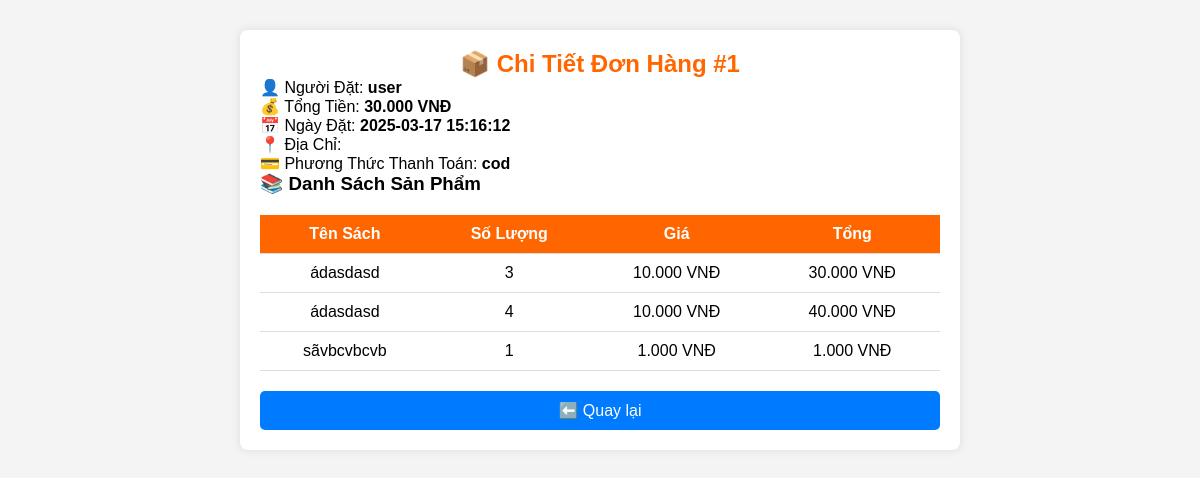
The page /index.php?action=view_order_detail&id=1 (signed in) on the database its author committed.
### tables this page shows
CREATE TABLE `orders` (
  `id` int NOT NULL,
  `user_id` int DEFAULT NULL,
  `full_name` varchar(255) NOT NULL,
  `email` varchar(255) NOT NULL,
  `phone` varchar(20) NOT NULL,
  `shipping_address` text NOT NULL,
  `payment_method` enum('cod','bank_transfer','credit_card') NOT NULL,
  `total_price` decimal(10,2) DEFAULT NULL,
  `status` enum('pending','completed','cancelled') DEFAULT 'pending',
  `created_at` timestamp NULL DEFAULT CURRENT_TIMESTAMP,
  `total_amount` decimal(10,2) NOT NULL
);

CREATE TABLE `users` (
  `id` int NOT NULL,
  `username` varchar(50) NOT NULL,
  `password` varchar(255) NOT NULL,
  `email` varchar(100) NOT NULL,
  `role` enum('admin','user') DEFAULT 'user',
  `created_at` timestamp NULL DEFAULT CURRENT_TIMESTAMP
);

CREATE TABLE `order_details` (
  `id` int NOT NULL,
  `order_id` int DEFAULT NULL,
  `book_id` int DEFAULT NULL,
  `quantity` int DEFAULT NULL,
  `price` decimal(10,2) DEFAULT NULL
);

CREATE TABLE `books` (
  `id` int NOT NULL,
  `title` varchar(255) NOT NULL,
  `author` varchar(100) NOT NULL,
  `price` decimal(10,2) NOT NULL,
  `description` text,
  `image` varchar(255) DEFAULT NULL,
  `created_at` timestamp NULL DEFAULT CURRENT_TIMESTAMP,
  `category_id` int DEFAULT NULL
);

### app/controllers/OrderController.php (called while the page is built, shortened)
<?php
require_once __DIR__ . '/../models/Order.php';
class OrderController {
    private $conn;
    public function __construct() {
        $database = new Database();
        $this->conn = $database->getConnection();
    }
    public function getOrderDetailsByOrderId($orderId) {
        $query = "SELECT order_details.*, books.title AS book_title
                  FROM order_details
                  JOIN books ON order_details.book_id = books.id
                  WHERE order_details.order_id = ?";
        $stmt = $this->conn->prepare($query);
        $stmt->execute([$orderId]);
        return $stmt->fetchAll(PDO::FETCH_ASSOC);
    }
    public function getOrderById($orderId) {
        require_once __DIR__ . '/../models/Order.php';
        $orderModel = new Order();
        return $orderModel->getOrderById($orderId);
    }
    public function viewOrderDetail() {
        require_once __DIR__ . '/../models/Order.php';
        include __DIR__ . '/../views/orders/order_detail.php';
    }
}
?>

### public/index.php (called while the page is built, shortened)
<?php
require_once __DIR__ . '/../routes/web.php';
?>

### app/models/Database.php (called while the page is built, shortened)
<?php
class Database {
    private $host = "localhost";
    private $db_name = "bookstore";
    private $username = "root";
    private $password = "";
    public function getConnection() {
        $this->conn = null;
        try {
            $this->conn = new PDO("mysql:host=" . $this->host . ";dbname=" . $this->db_name, $this->username, $this->password);
            $this->conn->setAttribute(PDO::ATTR_ERRMODE, PDO::ERRMODE_EXCEPTION);
        } catch (PDOException $exception) {
            echo "Connection error: " . $exception->getMessage();
        }
        return $this->conn;
    }
}
?>

### app/models/Order.php (called while the page is built, shortened)
<?php
require_once 'Database.php';
class Order {
    private $conn;
    public function __construct() {
        $database = new Database();
        $this->conn = $database->getConnection();
    }
    public function getOrderById($order_id) {
        $query = "SELECT orders.*, users.username FROM orders
                  JOIN users ON orders.user_id = users.id
                  WHERE orders.id = ?";
        $stmt = $this->conn->prepare($query);
        $stmt->execute([$order_id]);
        return $stmt->fetch(PDO::FETCH_ASSOC);
    }
}
?>

### app/views/orders/order_detail.php (the view, shortened to what this page needs)
<?php
require_once __DIR__ . '/../../controllers/OrderController.php';
$orderController = new OrderController();
$order = $orderController->getOrderById($_GET['id']);
$orderDetails = $orderController->getOrderDetailsByOrderId($_GET['id']);
?>
<!DOCTYPE html>
<html lang="vi">
<head>
    <link rel="stylesheet" href="/PHP/baidoan/public/assets/css/style.css">
</head>
<body>
<div class="container">
    <h2>📦 Chi Tiết Đơn Hàng #<?= htmlspecialchars($order['id']) ?></h2>
    <p>👤 Người Đặt: <strong><?= htmlspecialchars($order['username']) ?></strong></p>
    <p>💰 Tổng Tiền: <strong><?= number_format($order['total_amount'], 0, ',', '.') ?> VNĐ</strong></p>
    <p>📅 Ngày Đặt: <strong><?= htmlspecialchars($order['created_at']) ?></strong></p>
    <p>📍 Địa Chỉ: <strong><?= htmlspecialchars($order['shipping_address']) ?></strong></p>
    <p>💳 Phương Thức Thanh Toán: <strong><?= htmlspecialchars($order['payment_method']) ?></strong></p>
    <h3>📚 Danh Sách Sản Phẩm</h3>
    <table>
        <tr>
            <th>Tên Sách</th>
            <th>Số Lượng</th>
            <th>Giá</th>
            <th>Tổng</th>
        </tr>
        <?php foreach ($orderDetails as $detail): ?>
            <tr>
            <td><?= htmlspecialchars($detail['book_title']) ?></td>
            <td><?= $detail['quantity'] ?></td>
            <td><?= number_format($detail['price'], 0, ',', '.'); ?> VNĐ</td>
            <td><?= number_format($detail['quantity'] * $detail['price'], 0, ',', '.'); ?> VNĐ</td>
            </tr>
        <?php endforeach; ?>
    </table>
    <a href="index.php?action=admin_home" class="btn-back">⬅️ Quay lại </a>
</div>
</body>
</html>

### public/assets/css/style.css (style rules this page uses)
* { margin: 0; padding: 0; box-sizing: border-box; font-family: Arial, sans-serif; }
:root { --primary-color: #ff6600; --secondary-color: #ffcc99; --text-color: #333; --white: #fff; }
body { font-family: Arial, sans-serif; margin: 0; padding: 0; background-color: #f8f9fa; }

### app/views/orders/order_detail.php (style rules this page uses)
body { font-family: Arial, sans-serif; background-color: #f4f4f4; margin: 0; padding: 0; }
.container { width: 60%; margin: 30px auto; background: #fff; padding: 20px; border-radius: 8px; box-shadow: 0 0 10px rgba(0, 0, 0, 0.1); }
h2 { text-align: center; color: #ff6600; }
table { width: 100%; border-collapse: collapse; margin-top: 20px; }
th, td { padding: 10px; border-bottom: 1px solid #ddd; text-align: center; }
th { background: #ff6600; color: white; }
.btn-back { background: #007bff; color: white; padding: 10px 15px; border-radius: 5px; text-decoration: none; display: block; text-align: center; margin-top: 20px; }

### rows shown on the page
orders: id "1", user.username "user", total_amount "30.000", created_at "2025-03-17 15:16:12", payment_method "cod"
order_details: book.title "ádasdasd", quantity "3", price "10.000", $detail['quantity'] * $detail['price'] "30.000"
order_details: book.title "ádasdasd", quantity "4", price "10.000", $detail['quantity'] * $detail['price'] "40.000"
order_details: book.title "sãvbcvbcvb", quantity "1", price "1.000", $detail['quantity'] * $detail['price'] "1.000"
